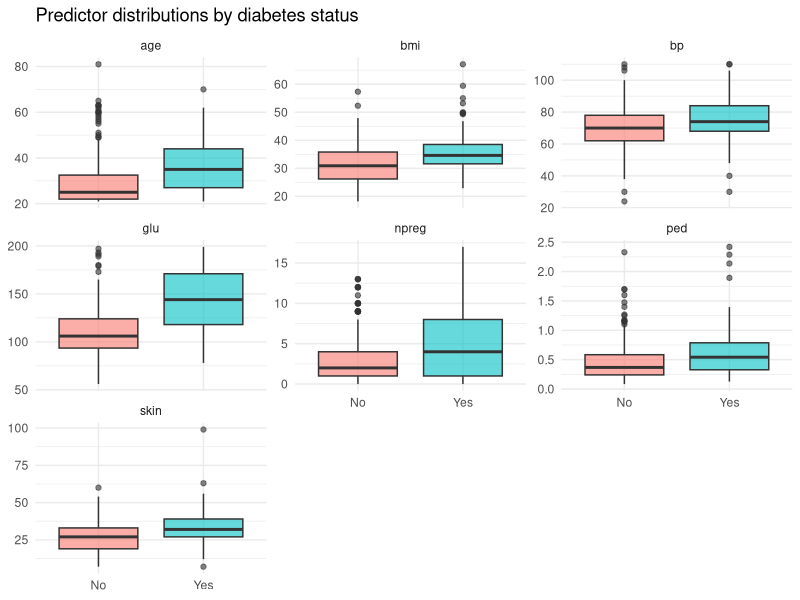
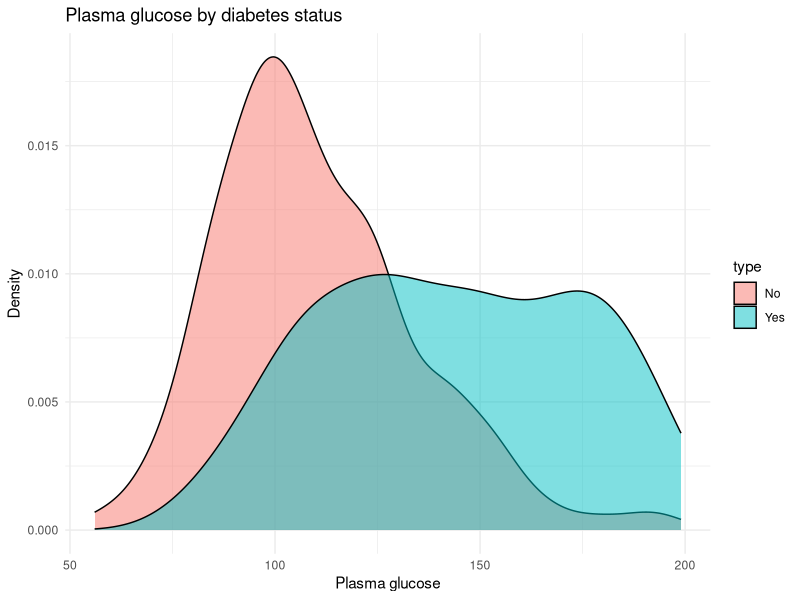
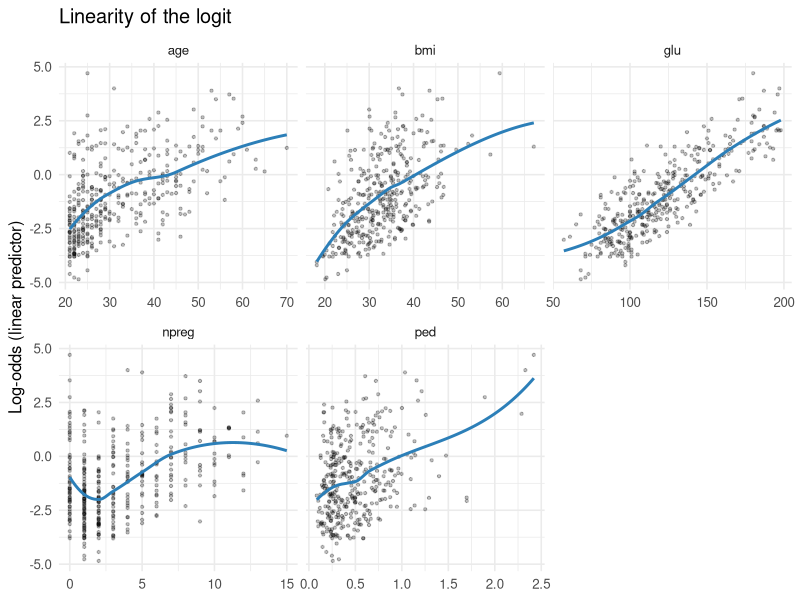
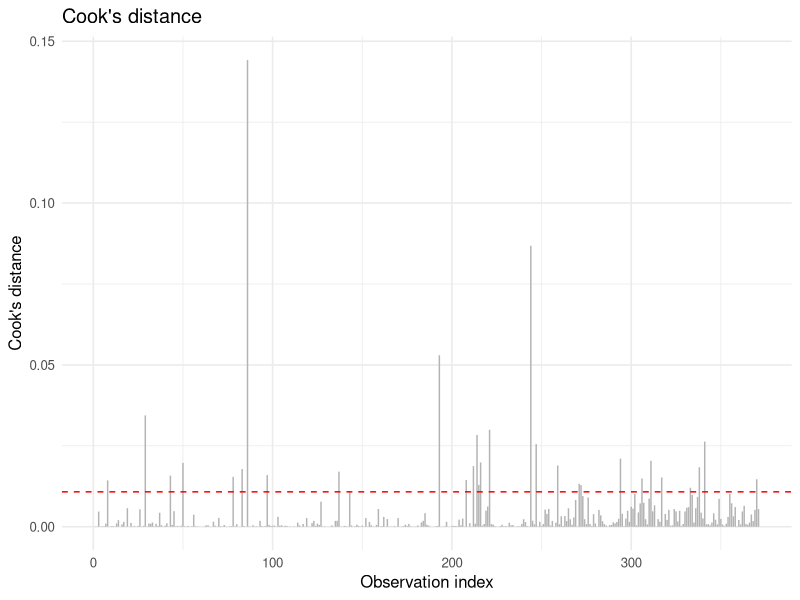
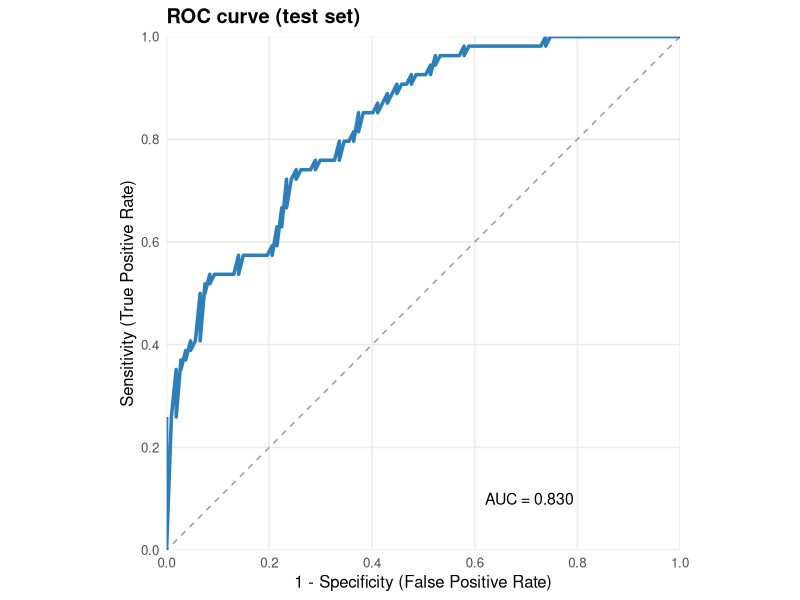

These figures' R source, in order:
## ---- chunk 1
knitr::opts_chunk$set(echo = TRUE, message = FALSE, warning = FALSE)
## ---- chunk 2
# install.packages(c("MASS", "tidyverse", "pROC", "car", "broom"))
library(MASS)       # for the Pima diabetes data
library(tidyverse)  # dplyr, ggplot2
library(pROC)       # ROC / AUC
library(car)        # vif() for multicollinearity
library(broom)      # augment() for diagnostics
## ---- chunk 3
data(Pima.tr)
data(Pima.te)

pima <- bind_rows(Pima.tr, Pima.te)
glimpse(pima)
## ---- chunk 4
# Make sure the outcome is a factor with "No" as the reference (first) level,
# so the model predicts the probability of "Yes" (diabetes).
pima <- pima %>% mutate(type = factor(type, levels = c("No", "Yes")))

summary(pima)
## ---- chunk 5
pima %>%
  count(type) %>%
  mutate(prop = round(n / sum(n), 3))
## ---- chunk 6
pima %>%
  pivot_longer(c(glu, bmi, age, ped, npreg, bp, skin),
               names_to = "variable", values_to = "value") %>%
  ggplot(aes(x = type, y = value, fill = type)) +
  geom_boxplot(alpha = 0.6) +
  facet_wrap(~ variable, scales = "free_y") +
  labs(title = "Predictor distributions by diabetes status",
       x = NULL, y = NULL) +
  theme_minimal() +
  theme(legend.position = "none")
## ---- chunk 7
ggplot(pima, aes(x = glu, fill = type)) +
  geom_density(alpha = 0.5) +
  labs(title = "Plasma glucose by diabetes status",
       x = "Plasma glucose", y = "Density") +
  theme_minimal()
## ---- chunk 8
set.seed(2024)

# Stratified 70/30 split: sample row indices within each class.
train_idx <- pima %>%
  mutate(row = row_number()) %>%
  group_by(type) %>%
  slice_sample(prop = 0.70) %>%
  pull(row)

train <- pima[train_idx, ]
test  <- pima[-train_idx, ]

# Check the sizes and that class balance is preserved in both sets.
list(
  n_train = nrow(train),
  n_test  = nrow(test),
  train_balance = round(prop.table(table(train$type)), 3),
  test_balance  = round(prop.table(table(test$type)), 3)
)
## ---- chunk 9
full_model <- glm(
  type ~ npreg + glu + bp + skin + bmi + ped + age,
  data = train,
  family = binomial(link = "logit")
)
summary(full_model)
## ---- chunk 10
final_model <- step(full_model, direction = "both", trace = 0)
summary(final_model)
## ---- chunk 11
exp(cbind(OR = coef(final_model), confint(final_model)))
## ---- chunk 12
vif(final_model)
## ---- chunk 13
train %>%
  mutate(logit = predict(final_model, type = "link")) %>%
  pivot_longer(c(npreg, glu, bmi, ped, age),
               names_to = "predictor", values_to = "value") %>%
  ggplot(aes(value, logit)) +
  geom_point(alpha = 0.25, size = 0.8) +
  geom_smooth(method = "loess", se = FALSE, colour = "#2c7fb8") +
  facet_wrap(~ predictor, scales = "free_x") +
  labs(title = "Linearity of the logit",
       x = NULL, y = "Log-odds (linear predictor)") +
  theme_minimal(base_size = 12)
## ---- chunk 14
diag_df <- augment(final_model) %>% mutate(obs = row_number())
cook_thresh <- 4 / nrow(train)

ggplot(diag_df, aes(obs, .cooksd)) +
  geom_segment(aes(xend = obs, yend = 0), colour = "grey70") +
  geom_hline(yintercept = cook_thresh, linetype = "dashed", colour = "red") +
  labs(title = "Cook's distance", x = "Observation index", y = "Cook's distance") +
  theme_minimal(base_size = 12)

# How many observations exceed the 4/n rule of thumb?
sum(diag_df$.cooksd > cook_thresh)
## ---- chunk 15
# Predicted probability of "Yes" (diabetes) for each test-set patient.
test_prob <- predict(final_model, newdata = test, type = "response")

# Convert probabilities to class labels. IMPORTANT: give the prediction the
# SAME factor levels as the true outcome, so the confusion-matrix rows and
# columns line up correctly.
test_pred <- factor(
  if_else(test_prob > 0.5, "Yes", "No"),
  levels = levels(test$type)
)
## ---- chunk 16
conf_mat <- table(Predicted = test_pred, Actual = test$type)
conf_mat
## ---- chunk 17
TP <- conf_mat["Yes", "Yes"]
TN <- conf_mat["No",  "No"]
FP <- conf_mat["Yes", "No"]
FN <- conf_mat["No",  "Yes"]

metrics <- tibble(
  accuracy    = (TP + TN) / sum(conf_mat),          # overall correct
  sensitivity = TP / (TP + FN),                     # recall: caught diabetics
  specificity = TN / (TN + FP),                     # correctly cleared non-diabetics
  precision   = TP / (TP + FP)                      # of predicted "Yes", how many were right
)
round(metrics, 3)
## ---- chunk 18
roc_obj <- roc(test$type, test_prob, levels = c("No", "Yes"))

roc_df <- tibble(
  fpr = 1 - roc_obj$specificities,   # false positive rate
  tpr = roc_obj$sensitivities        # true positive rate
) %>% arrange(fpr)

auc_val <- as.numeric(auc(roc_obj))

ggplot(roc_df, aes(fpr, tpr)) +
  geom_abline(intercept = 0, slope = 1, linetype = "dashed", colour = "grey60") +
  geom_path(colour = "#2c7fb8", linewidth = 1.2) +
  annotate("text", x = 0.62, y = 0.10, hjust = 0, size = 4,
           label = paste0("AUC = ", sprintf("%.3f", auc_val))) +
  coord_equal(xlim = c(0, 1), ylim = c(0, 1), expand = FALSE) +
  scale_x_continuous(breaks = seq(0, 1, 0.2)) +
  scale_y_continuous(breaks = seq(0, 1, 0.2)) +
  labs(title = "ROC curve (test set)",
       x = "1 - Specificity (False Positive Rate)",
       y = "Sensitivity (True Positive Rate)") +
  theme_minimal(base_size = 12) +
  theme(panel.grid.minor = element_blank(),
        plot.title = element_text(face = "bold"))
## ---- chunk 19
test_pred_30 <- factor(
  if_else(test_prob > 0.6, "Yes", "No"),
  levels = levels(test$type)
)
cm30 <- table(Predicted = test_pred_30, Actual = test$type)
cm30

tibble(
  threshold   = 0.60,
  sensitivity = cm30["Yes", "Yes"] / sum(cm30[, "Yes"]),
  specificity = cm30["No",  "No"]  / sum(cm30[, "No"])
) %>% round(3)
## ---- chunk 20
sessionInfo()
